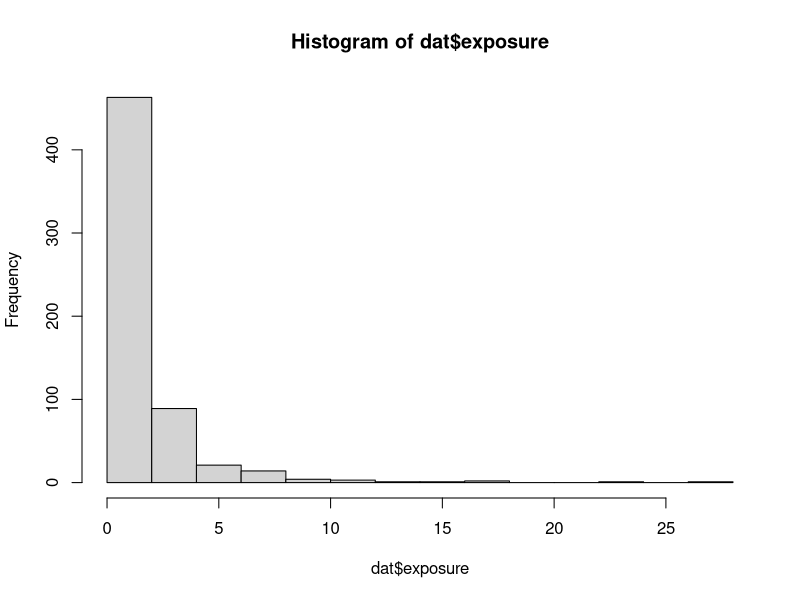

The R source for this figure:
## ---- chunk 1
knitr::opts_chunk$set(echo = TRUE, cache = FALSE)

rm(list = ls())
## ---- chunk 2
set.seed(2025)   # for reproducibility
N <- 600         # number of observations

# (log-normal)
exposure <- rlnorm(N, meanlog = 0, sdlog = 1.0)

# (Normal)
IQ <- rnorm(N, mean = 95, sd = 15)

# (Bernoulli with p=0.49)
male <- rbinom(N, 1, 0.49)

# Put into a data.frame
dat <- data.frame(id = 1:N, exposure, IQ, male)
head(dat)
## ---- chunk 3
hist(dat$exposure)
# [Your code here]
## ---- chunk 4
# 50/50 assignment
group <- sample(c("A","B"), size = N, replace = TRUE)
dat$group <- group

# Quick counts
table(dat$group)
prop.table(table(dat$group))
## ---- chunk 5
# [Your code here]
## ---- chunk 6
# [Your code here]
## ---- chunk 7
# [Your code here]
mean_A_exposure <- tapply(dat$exposure, dat$group, mean)[["A"]]
## ---- chunk 8
# balance_table <- data.frame(
#   covariate = c("Exposure", "IQ", "Gender"),
#   mean_A = c(mean_A_exposure, mean_A_IQ, mean_A_gender),
#   mean_B = c(mean_B_exposure, mean_B_IQ, mean_B_gender)
# )
# balance_table$diff_in_means <- with(balance_table, mean_A - mean_B)
# balance_table
## ---- chunk 9
# outcome depends on covariates (nonlinear), but not on group
Y <- 1.5 + 0.4*log(1+exposure) + 0.6*(IQ > 1.5) - 0.8*IQ + rnorm(N, 0, 0.7)
dat$Y <- Y
## ---- chunk 10
# [Your code here]
